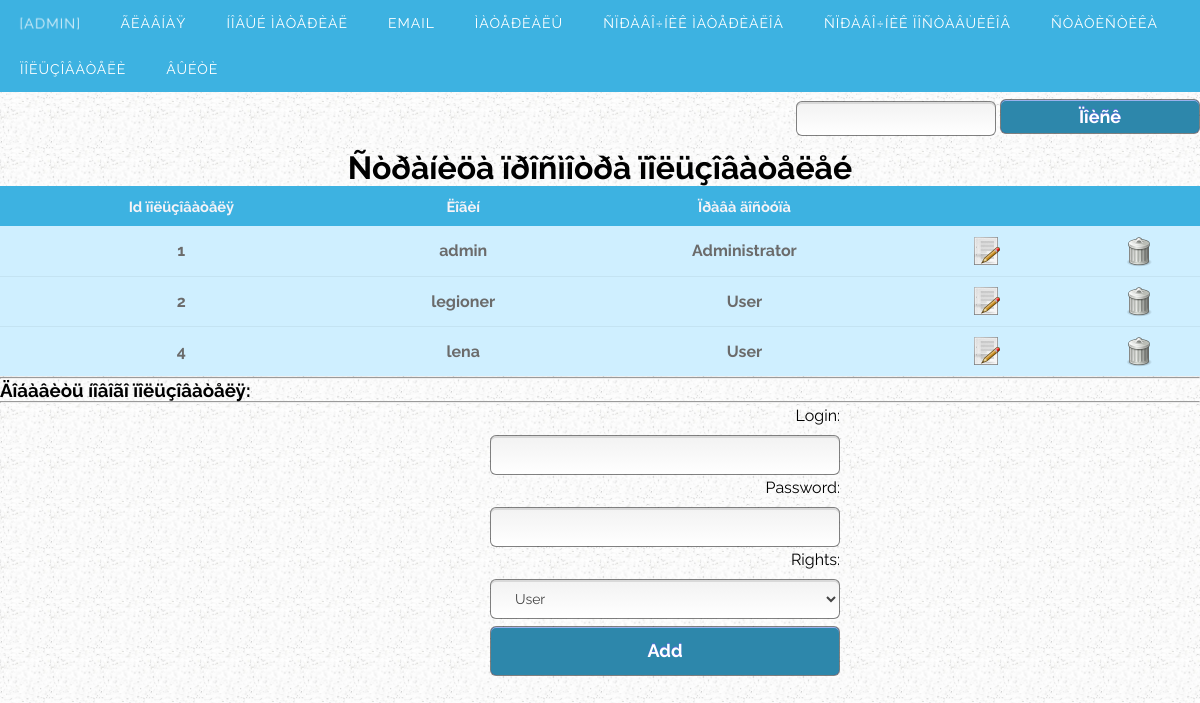
The app's page /WarehousePHP/w_users.php (signed in) with its own data.
### tables this page shows
CREATE TABLE IF NOT EXISTS `users` (
  `id` smallint(6) NOT NULL AUTO_INCREMENT,
  `login` varchar(20) NOT NULL,
  `password` varchar(20) NOT NULL,
  `rights` varchar(1) NOT NULL,
  PRIMARY KEY (`id`)
);

### WarehousePHP/w_users.php (the view, shortened to what this page needs)
<?php
$editFormAction = $_SERVER['PHP_SELF'];
if (isset($_SERVER['QUERY_STRING'])) {
  $editFormAction .= "?" . htmlentities($_SERVER['QUERY_STRING']);
}
?>
<html>
<head>
<link rel="stylesheet" type="text/css" href="style.css">
</head>
<body>
<?php include('menu.php'); ?>
<?php require_once ("./connections/warehouseDB.php"); ?>
<?php
$query = "SELECT * FROM users"
    or die(mysql_errno().mysql_error());
$select_users = mysqli_query ($link, $query);
?>
<h1 style="text-align:center">Ñòðàíèöà ïðîñìîòðà ïîëüçîâàòåëåé</h1>
<table  class="flatTable">
<tr class="headingTr">
	<td>Id ïîëüçîâàòåëÿ</td>
    <td>Ëîãèí</td>
    <td>Ïðàâà äîñòóïà</td>
    <td></td>
    <td></td>
</tr>
<?php While ($user = mysqli_fetch_array($select_users)){?>
<tr>
	<td><?php echo $user["id"];?></td>
	<td><?php echo $user["login"]?></td>
   	<td><?php if ($user["rights"]=='a') echo "Administrator"; else echo "User";?></td>
    <td><a href="w_edit_user.php?id=<?php echo $user["id"]?>"><img style="width:32px" src="src/edit.gif" /></a></td>
	<td><a href="w_del_user.php?id=<?php echo $user["id"]?>"><img style="width:32px" src="src/del.png" /></a></td>
</tr>
<?php } ?>
</table>
<hr />
<h3>Äîáàâèòü íîâîãî ïîëüçîâàòåëÿ: </h3>
<hr />
<div class="main">
<form action="<?php echo $editFormAction; ?>" id="newuser" name="newuser" method="POST">
	<div class="field"><label for="name">Login:</label><input type="text" name="login" id="login" maxlength="40"/>
   	<div class="field"><label for="password">Password:</label><input type="password" name="password" id="password" maxlength="40"/>
   	<div class="field"><label for="rights">Rights:</label><select name="rights" id="rights" maxlength="40">
    														<option value="u">User</option>
                                                           </select>
	<div class="field"><input type="submit" name="submit" id="submit" value="Add" /></div>
</form>
</div>
</body>
</html>

### WarehousePHP/style.css (style rules this page uses)
body { background-image:url(bckgr.jpg); background-size:50px; background-repeat:repeat; }
* { font-family: Raleway, sans-serif }
#newnote,#newuser, #deletenote,#newmaterial, #newsuppl, #editsupplier, #editmaterial, #deletemater, #deletesuppl, #deleteuser { width: 350px; height: 155px; position: absolute; left: 50%; margin-left: -110px; -webkit-animation: login 1s ease-in-out; -moz-animation: login 1s ease-in-out; -ms-animation: login 1s ease-in-out; -o-animation: login 1s ease-in-out; animation: login 1s ease-in-out; }
input[type="text"],input[type="date"], select, input[type="search"],input[type="password"], textarea { width: 100%; height: 40px; positon: relative; margin-top: 7px; font-size: 14px; color: #444; outline: none; border: 1px solid rgba(0, 0, 0, .49); padding-left: 20px; -webkit-background-clip: padding-box; -moz-background-clip: padding-box; background-clip: padding-box; border-radius: 6px; background-image: -webkit-linear-gradient(bottom, #FFFFFF 0%, #F2F2F2 100%); background-image: -moz-linear-gradient(bottom, #FFFFFF 0%, #F2F2F2 100%); background-image: -o-linear-gradient(bottom, #FFFFFF 0%, #F2F2F2 100%); background-image: -ms-linear-gradient(bottom, #FFFFFF 0%, #F2F2F2 100%); background-image: linear-gradient(bottom, #FFFFFF 0%, #F2F2F2 100%); -webkit-box-shadow: inset 0px 2px 0px #d9d9d9; box-shadow: inset 0px 2px 0px #d9d9d9; -webkit-transition: all .1s ease-in-out; -moz-transition: all .1s ease-in-out; -o-transition: all .1s ease-in-out; -ms-transition: all .1s ease-in-out; transition: all .1s ease-in-out; }
input[type="submit"] { width: 100%; height: 50px; margin-top: 7px; color: #fff; font-size: 18px; font-weight: bold; text-shadow: 0px -1px 0px #5b6ddc; outline: none; border: 1px solid rgba(0, 0, 0, .49); -webkit-background-clip: padding-box; -moz-background-clip: padding-box; background-clip: padding-box; border-radius: 6px; background-color: #5466da; background-image: -webkit-linear-gradient(bottom, #2d87ab 0%, #2d87ab 100%); background-image: -moz-linear-gradient(bottom, #2d87ab 0%, #2d87ab 100%); background-image: -o-linear-gradient(bottom, #2d87ab 0%, #2d87ab 100%); background-image: -ms-linear-gradient(bottom, #2d87ab 0%, #2d87ab 100%); background-image: linear-gradient(bottom, #2d87ab 0%, #2d87ab 100%); -webkit-box-shadow: inset 0px 1px 0px #9ab1ec; box-shadow: inset 0px 1px 0px #9ab1ec; cursor: pointer; -webkit-transition: all .1s ease-in-out; -moz-transition: all .1s ease-in-out; -o-transition: all .1s ease-in-out; -ms-transition: all .1s ease-in-out; transition: all .1s ease-in-out; }
.field { text-align:right; line-height:25px; }
.main { float:left }
* { margin:0; padding:0; }
.flatTable { width:100%; min-width:500px; border-collapse:collapse; font-weight:bold; color:#6b6b6b; }
tr { height:50px; background:#CFEFFF; border-bottom:rgba(0,0,0,.05) 1px solid; }
td { text-align:center; box-sizing:border-box; padding-left:30px; }
.headingTr { height:40px; background:#3db2e1; color:#f6f3f7; font-size:11pt; border:0px solid; }

### records on screen
users: id "1", login "admin", rights "Administrator"
users: id "2", login "legioner", rights "User"
users: id "4", login "lena", rights "User"
